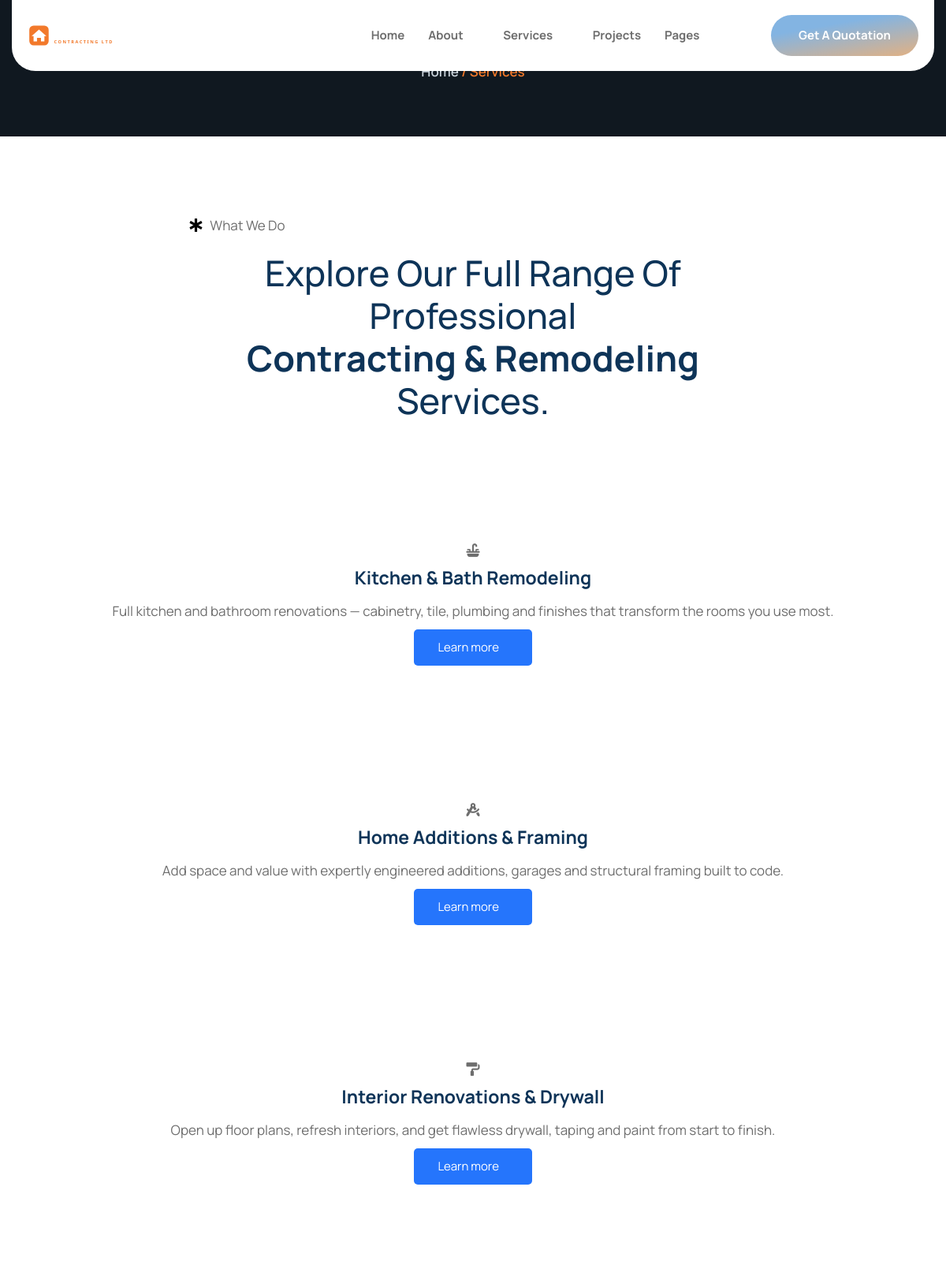
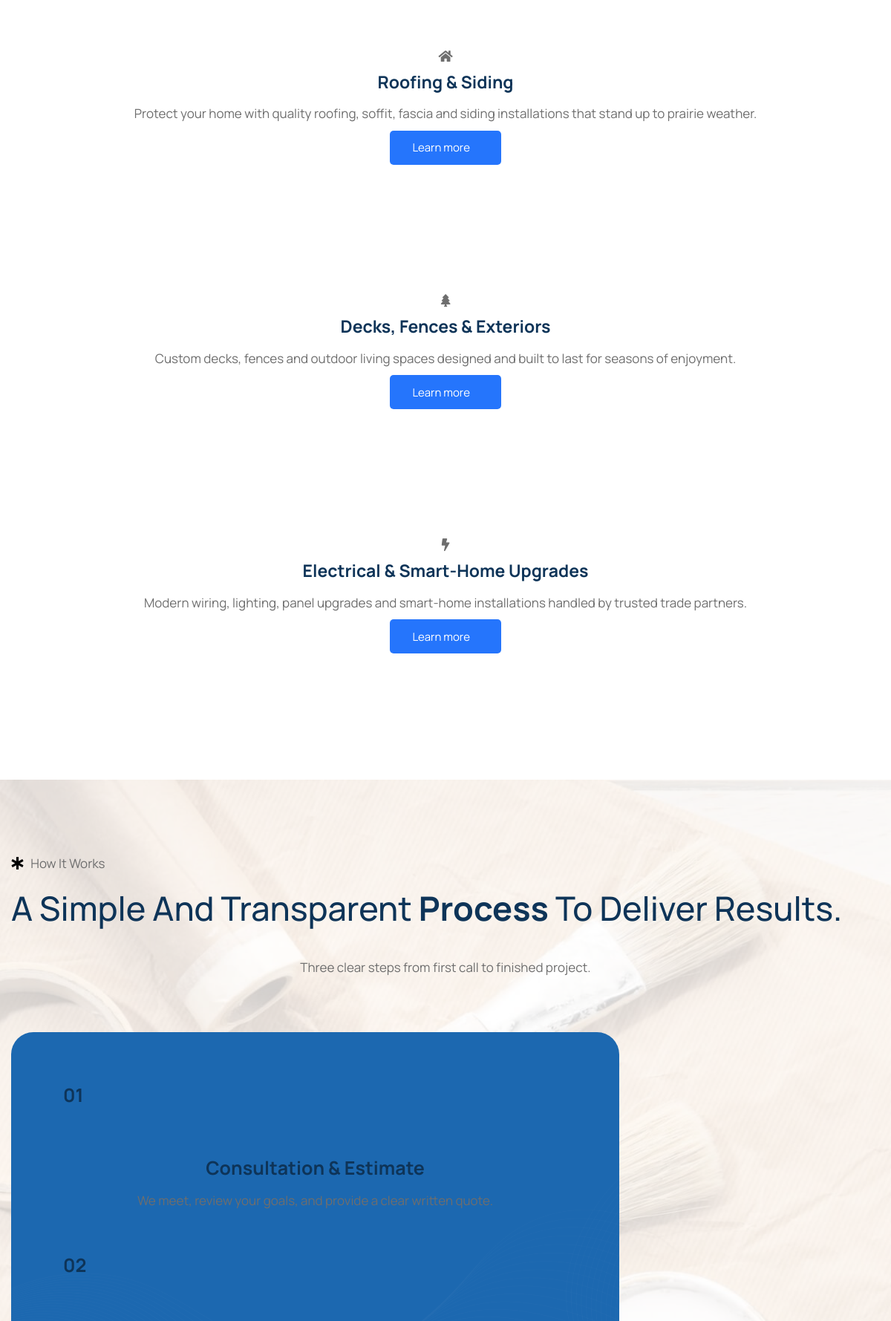
/services (upper part), run on the app's committed database (2 pictures, top to bottom).
### tables this page shows
CREATE TABLE IF NOT EXISTS content_blocks (
    id         INT UNSIGNED NOT NULL AUTO_INCREMENT,
    block_key  VARCHAR(64)  NOT NULL,
    label      VARCHAR(128) NOT NULL DEFAULT '',
    eyebrow    VARCHAR(191) NULL,
    heading    TEXT         NULL,
    body       TEXT         NULL,
    image      VARCHAR(255) NULL,
    image2     VARCHAR(255) NULL,
    extra      TEXT         NULL,
    PRIMARY KEY (id),
    UNIQUE KEY uq_block_key (block_key)
);

CREATE TABLE IF NOT EXISTS items (
    id         INT UNSIGNED NOT NULL AUTO_INCREMENT,
    section    VARCHAR(48)  NOT NULL,
    title      VARCHAR(191) NULL,
    subtitle   VARCHAR(191) NULL,
    body       TEXT         NULL,
    image      VARCHAR(255) NULL,
    icon       VARCHAR(128) NULL,
    value      VARCHAR(128) NULL,
    url        VARCHAR(255) NULL,
    sort_order INT          NOT NULL DEFAULT 0,
    is_active  TINYINT(1)   NOT NULL DEFAULT 1,
    PRIMARY KEY (id),
    KEY idx_section_sort (section, sort_order)
);

### app/views/services.php (called while the page is built, shortened)
<?php
$seo_opts = ['title' => 'Our Services', 'description' => 'Explore the contracting and home-improvement services offered by ' . setting('site_name', SITE_NAME) . '.', 'path' => 'services'];
require __DIR__ . '/partials/header.php';
require __DIR__ . '/partials/breadcrumb.php';
require __DIR__ . '/sections/services.php';
require __DIR__ . '/sections/process.php';
require __DIR__ . '/partials/footer.php';

### public/index.php (called while the page is built, shortened)
<?php
require_once __DIR__ . '/../app/helpers.php';
$path = parse_url($_SERVER['REQUEST_URI'] ?? '/', PHP_URL_PATH) ?? '/';
$path = trim(rawurldecode($path), '/');
$segments = $path === '' ? [] : explode('/', $path);
$head = $segments[0] ?? '';
$route_id   = null;
$route_slug = null;
switch ($head) {
    case 'services':
        if (isset($segments[1]) && ctype_digit($segments[1])) {
            $route_id   = (int) $segments[1];
            $route_slug = $segments[2] ?? '';
            $view = 'service_detail';
        } else {
            $view = 'services';
        }
        break;
}
render_view($view, ['route_id' => $route_id, 'route_slug' => $route_slug]);

### app/db.php (called while the page is built, shortened)
<?php
function db(): PDO
{
    static $pdo = null;
    if ($pdo instanceof PDO) {
        return $pdo;
    }
    $dsn = 'mysql:host=' . DB_HOST . ';dbname=' . DB_NAME . ';charset=' . DB_CHARSET;
    try {
        $pdo = new PDO($dsn, DB_USER, DB_PASS, [
            PDO::ATTR_ERRMODE            => PDO::ERRMODE_EXCEPTION,
            PDO::ATTR_DEFAULT_FETCH_MODE => PDO::FETCH_ASSOC,
            PDO::ATTR_EMULATE_PREPARES   => false,
        ]);
    } catch (PDOException $e) {
        http_response_code(500);
        if (ini_get('display_errors')) {
            echo 'Database connection failed: ' . htmlspecialchars($e->getMessage());
        } else {
            echo 'The site is temporarily unavailable. Please try again shortly.';
        }
        exit;
    }
    return $pdo;
}

### app/views/sections/services.php (the view, shortened to what this page needs)
<?php
$b = block('services');
?>
<div class="elementor-element elementor-element-3273ef56 e-flex e-con-boxed e-con e-parent ltk-editable" data-settings="{&quot;background_background&quot;:&quot;classic&quot;}">
  <div class="e-con-inner">
    <div class="elementor-element elementor-element-62698c66 e-con-full e-flex e-con e-child">
      <div class="elementor-element elementor-element-7c1daf28 e-flex e-con-boxed e-con e-child">
        <div class="e-con-inner">
          <?= ekit_eyebrow($b['eyebrow']) ?>
          <?= ekit_heading($b['heading'], 'center') ?>
        </div>
      </div>
    </div>
    <div class="elementor-element elementor-element-19a9e092 e-con-full e-flex e-con e-child">
      <?php foreach (items('services') as $row): ?>
      <div class="elementor-element e-con-full e-flex e-con e-child animated fadeInUp">
        <div class="elementor-element elementor-widget elementor-widget-elementskit-icon-box" data-widget_type="elementskit-icon-box.default">
          <div class="elementor-widget-container">
            <div class="ekit-wid-con">
              <div class="elementskit-infobox text-center text-center icon-top-align elementor-animation-  gradient-active image-active ">
                <div class="elementskit-box-header elementor-animation-">
                  <div class="elementskit-info-box-icon  ">
                    <i aria-hidden="true" class="elementkit-infobox-icon <?= e($row['icon']) ?>"></i>
                  </div>
                </div>
                <div class="box-body">
                  <h3 class="elementskit-info-box-title"><?= $row['title'] ?></h3>
                  <p><?= $row['body'] ?></p>
                  <div class="box-footer disable_hover_button">
                    <div class="btn-wraper">
                      <a class="elementskit-btn whitespace--normal elementor-animation-float" href="<?= url('services/' . $row['id'] . '/' . slugify($row['title'])) ?>">Learn more <i aria-hidden="true" class="icon icon-arrow-right"></i></a>
                    </div>
                  </div>
                </div>
              </div>
            </div>
          </div>
        </div>
      </div>
      <?php endforeach; ?>
    </div>
  </div>
</div>

### app/helpers.php (shortened to what this page needs)
<?php
function e($v): string
{
    return htmlspecialchars((string) $v, ENT_QUOTES, 'UTF-8');
}
function url(string $path = ''): string
{
    $path = ltrim($path, '/');
    return '/' . $path;
}
function slugify(string $text): string
{
    $text = preg_replace('~[^\pL\d]+~u', '-', $text);
    $text = trim($text, '-');
    if (function_exists('iconv')) {
        $text = @iconv('UTF-8', 'ASCII//TRANSLIT', $text) ?: $text;
    }
    $text = strtolower(preg_replace('~[^-\w]+~', '', $text));
    return $text ?: 'item';
}
function settings(): array
{
    static $cache = null;
    if ($cache !== null) {
        return $cache;
    }
    $cache = [];
    try {
        foreach (db()->query('SELECT setting_key, setting_value FROM settings') as $r) {
            $cache[$r['setting_key']] = $r['setting_value'];
        }
    } catch (Throwable $e) {
        $cache = [];
    }
    return $cache;
}
function setting(string $key, string $default = ''): string
{
    $all = settings();
    $val = $all[$key] ?? '';
    return ($val === '' || $val === null) ? $default : $val;
}
function block(string $key): array
{
    static $cache = [];
    $stmt = db()->prepare('SELECT * FROM content_blocks WHERE block_key = ? LIMIT 1');
    $stmt->execute([$key]);
    $row = $stmt->fetch() ?: [];
    $defaults = ['block_key' => $key, 'label' => '', 'eyebrow' => '', 'heading' => '',
        'body' => '', 'image' => '', 'image2' => '', 'extra' => ''];
    return $cache[$key] = array_merge($defaults, $row);
}
function items(string $section, bool $only_active = true): array
{
    static $cache = [];
    $ck = $section . ($only_active ? ':1' : ':0');
    $sql = 'SELECT * FROM items WHERE section = ?';
    if ($only_active) {
        $sql .= ' AND is_active = 1';
    }
    $sql .= ' ORDER BY sort_order ASC, id ASC';
    $stmt = db()->prepare($sql);
    $stmt->execute([$section]);
    return $cache[$ck] = $stmt->fetchAll();
}
function ekit_eyebrow(string $text): string
{
    return '<div class="elementor-element elementor-icon-list--layout-traditional elementor-widget elementor-widget-icon-list" data-widget_type="icon-list.default">'
        . '<div class="elementor-widget-container"><ul class="elementor-icon-list-items"><li class="elementor-icon-list-item">'
        . '<span class="elementor-icon-list-icon"><svg aria-hidden="true" class="e-font-icon-svg e-fas-star-of-life" viewBox="0 0 480 512" xmlns="http://www.w3.org/2000/svg"><path d="M471.99 334.43L336.06 256l135.93-78.43c7.66-4.42 10.28-14.2 5.86-21.86l-32.02-55.43c-4.42-7.65-14.21-10.28-21.87-5.86l-135.93 78.43V16c0-8.84-7.17-16-16.01-16h-64.04c-8.84 0-16.01 7.16-16.01 16v156.86L56.04 94.43c-7.66-4.42-17.45-1.79-21.87 5.86L2.15 155.71c-4.42 7.65-1.8 17.44 5.86 21.86L143.94 256 8.01 334.43c-7.66 4.42-10.28 14.21-5.86 21.86l32.02 55.43c4.42 7.65 14.21 10.27 21.87 5.86l135.93-78.43V496c0 8.84 7.17 16 16.01 16h64.04c8.84 0 16.01-7.16 16.01-16V339.14l135.93 78.43c7.66 4.42 17.45 1.8 21.87-5.86l32.02-55.43c4.42-7.65 1.8-17.43-5.86-21.85z"></path></svg></span>'
        . '<span class="elementor-icon-list-text">' . e($text) . '</span></li></ul></div></div>';
}
function ekit_heading(string $heading_html, string $align = 'left'): string
{
    $align = $align === 'center' ? 'text_center' : 'text_left';
    return '<div class="elementor-element elementor-widget elementor-widget-elementskit-heading" data-widget_type="elementskit-heading.default">'
        . '<div class="elementor-widget-container"><div class="ekit-wid-con"><div class="ekit-heading elementskit-section-title-wraper ' . $align . '">'
        . '<h2 class="ekit-heading--title elementskit-section-title ">' . $heading_html . '</h2></div></div></div></div>';
}
function render_view(string $name, array $vars = []): void
{
    extract($vars, EXTR_SKIP);
    $file = __DIR__ . '/views/' . $name . '.php';
    require $file;
}

### app/views/sections/process.php (shortened to what this page needs)
<?php
$b     = block('process');
$steps = items('process');
?>
<div class="elementor-element elementor-element-4b89d172 e-flex e-con-boxed e-con e-parent ltk-editable" data-settings="{&quot;background_background&quot;:&quot;classic&quot;}">
  <div class="e-con-inner">
    <div class="elementor-element elementor-element-2ffdea1f e-con-full e-flex e-con e-child">
      <div class="elementor-element elementor-element-1d368dd3 e-con-full e-flex e-con e-child">
        <?= ekit_eyebrow($b['eyebrow']) ?>
        <?= ekit_heading($b['heading'], 'left') ?>
      </div>
      <?php if ($b['body']): ?>
      <div class="elementor-element elementor-element-6b78e836 e-con-full e-flex e-con e-child">
        <div class="elementor-element elementor-widget__width-inherit elementor-widget elementor-widget-text-editor" data-widget_type="text-editor.default">
          <div class="elementor-widget-container"><p><?= e($b['body']) ?></p></div>
        </div>
      </div>
      <?php endif; ?>
    </div>
    <div class="elementor-element elementor-element-541ecc30 e-con-full e-flex e-con e-child">
      <div class="elementor-element elementor-element-228dfaf1 e-con-full e-flex e-con e-child">
        <?php foreach ($steps as $row): ?>
        <div class="elementor-element e-con-full e-flex e-con e-child">
          <div class="elementor-element e-con-full e-flex e-con e-child">
            <div class="elementor-element elementor-widget elementor-widget-heading" data-widget_type="heading.default">
              <div class="elementor-widget-container">
                <h4 class="elementor-heading-title elementor-size-default"><?= e($row['value']) ?></h4>
              </div>
            </div>
          </div>
          <div class="elementor-element e-con-full e-flex e-con e-child">
            <div class="elementor-element elementor-widget elementor-widget-icon-box" data-widget_type="icon-box.default">
              <div class="elementor-widget-container"><div class="elementor-icon-box-wrapper"><div class="elementor-icon-box-content">
                <h4 class="elementor-icon-box-title"><span><?= $row['title'] ?></span></h4>
                <p class="elementor-icon-box-description"><?= $row['body'] ?></p>
              </div></div></div>
            </div>
          </div>
        </div>
        <?php endforeach; ?>
      </div>
    </div>
  </div>
</div>

### public/assets/css/site.v2.css (style rules this page uses)
.animated { animation-duration:.8s;animation-fill-mode:both }
.ltk-editable { position:relative }

### data on the page
content_blocks: eyebrow "What We Do", heading "Explore Our Full Range Of Professional Contracting & Remodeling Services."
items: title "Kitchen & Bath Remodeling", body "Full kitchen and bathroom renovations — cabinetry, tile, plumbing and finishes that transform the rooms you use most."
items: title "Home Additions & Framing", body "Add space and value with expertly engineered additions, garages and structural framing built to code."
items: title "Interior Renovations & Drywall", body "Open up floor plans, refresh interiors, and get flawless drywall, taping and paint from start to finish."
items: title "Roofing & Siding", body "Protect your home with quality roofing, soffit, fascia and siding installations that stand up to prairie weather."
items: title "Decks, Fences & Exteriors", body "Custom decks, fences and outdoor living spaces designed and built to last for seasons of enjoyment."
items: title "Electrical & Smart-Home Upgrades", body "Modern wiring, lighting, panel upgrades and smart-home installations handled by trusted trade partners."
content_blocks: eyebrow "How It Works", heading "A Simple And Transparent Process To Deliver Results.", body "Three clear steps from first call to finished project."
items: value "01", title "Consultation & Estimate", body "We meet, review your goals, and provide a clear written quote."
items: value "02"

### other printed values
$c[0] "Home"
$c[0] "Services"
